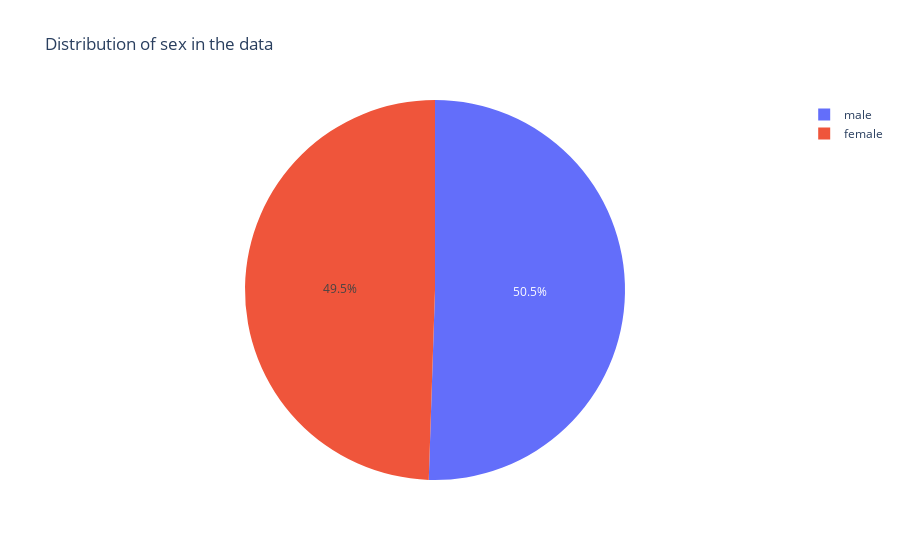

The notebook cell this image was saved under:
### Code cell
# ADD CHARGES IN COMPARIZON TO SEX

fig = px.pie(df, names ='sex', title= 'Distribution of sex in the data')
fig.show()

### Figure 1 — Plotly figure (JSON) as saved in the notebook; plotly's stock layout.template omitted (floating-point values rounded to 4 significant figures; data arrays with more than 128 entries replaced by an {"elided": "..."} marker saying what was removed)
{"data": [{"domain": {"x": [0, 1], "y": [0, 1]}, "hovertemplate": "sex=%{label}<extra></extra>", "labels": {"elided": "1338 str values"}, "legendgroup": "", "name": "", "showlegend": true, "type": "pie"}], "layout": {"legend": {"tracegroupgap": 0}, "title": {"text": "Distribution of sex in the data"}}}
